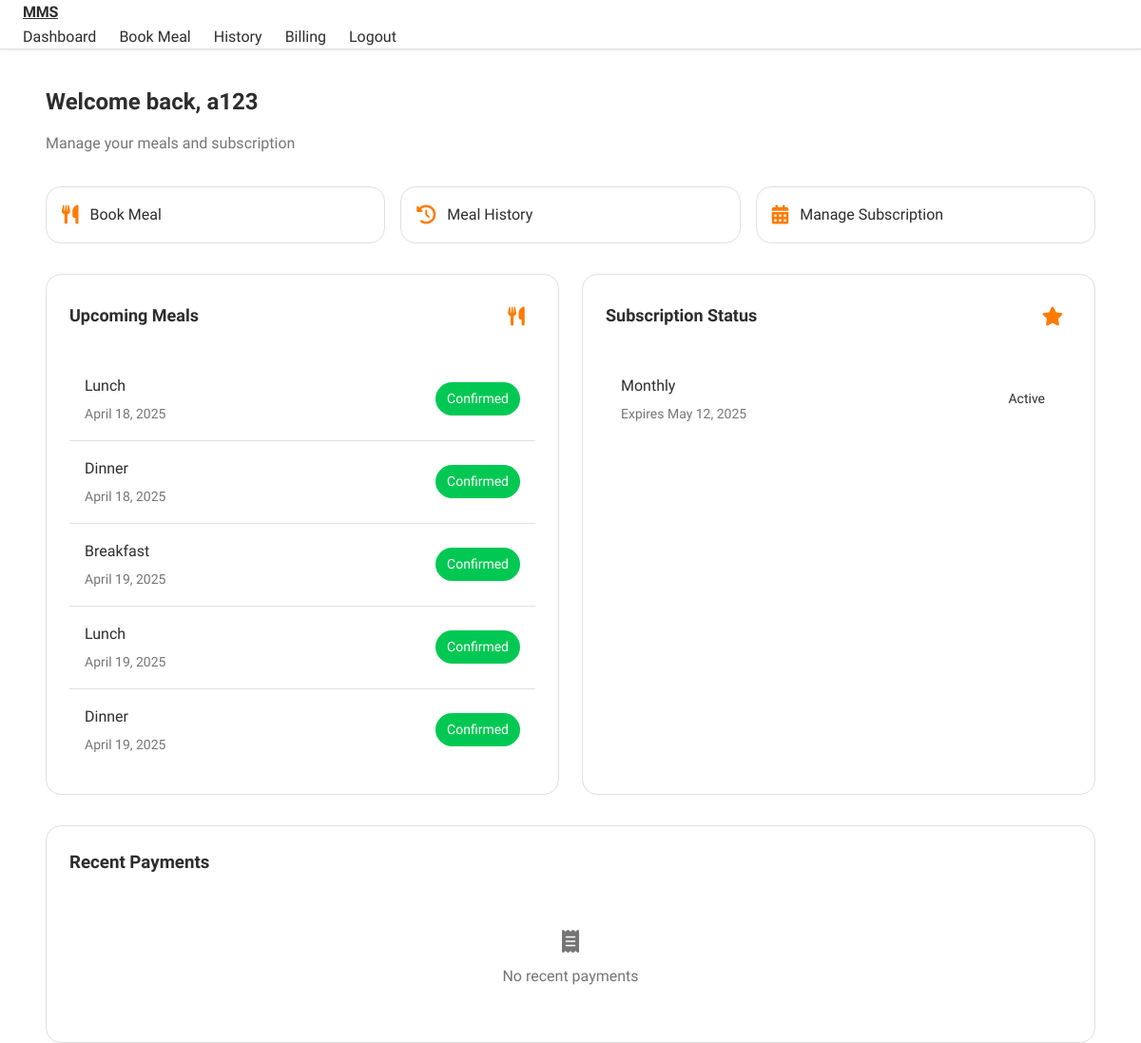
The app's page /dashboard (signed in) with its own data.
### models.py (models this page shows, shortened)
class User(UserMixin, db.Model):
    __tablename__ = 'users'
    id = db.Column(db.Integer, primary_key=True)
    username = db.Column(db.String(80), unique=True, nullable=False)
    email = db.Column(db.String(120), unique=True, nullable=False)
    password_hash = db.Column(db.String(128))
    role = db.Column(db.String(20), default='student')
    created_at = db.Column(db.DateTime, default=datetime.utcnow)
    last_login = db.Column(db.DateTime)
    is_active = db.Column(db.Boolean, default=False)
    email_verified = db.Column(db.Boolean, default=False)
    meals = db.relationship('Meal', backref='user', lazy=True)
    subscriptions = db.relationship('Subscription', backref='user', lazy=True)
    payments = db.relationship('Payment', backref='user', lazy=True)

class Meal(db.Model):
    __tablename__ = 'meals'
    id = db.Column(db.Integer, primary_key=True)
    user_id = db.Column(db.Integer, db.ForeignKey('users.id'), nullable=False)
    meal_type = db.Column(db.String(20), nullable=False)  # breakfast, lunch, dinner
    meal_date = db.Column(db.DateTime, nullable=False)
    status = db.Column(db.String(20), default='pending')  # pending, confirmed, cancelled
    payment_status = db.Column(db.String(20), default='unpaid')  # unpaid, paid, refunded
    dietary_preferences = db.Column(db.String(200))
    created_at = db.Column(db.DateTime, default=datetime.utcnow)
    subscription_id = db.Column(db.Integer, db.ForeignKey('subscriptions.id'), nullable=True)

class Subscription(db.Model):
    __tablename__ = 'subscriptions'
    id = db.Column(db.Integer, primary_key=True)
    user_id = db.Column(db.Integer, db.ForeignKey('users.id'), nullable=False)
    plan_type = db.Column(db.String(20), nullable=False)  # weekly, monthly
    start_date = db.Column(db.DateTime, nullable=False)
    end_date = db.Column(db.DateTime, nullable=False)
    status = db.Column(db.String(20), default='active')  # active, expired, cancelled
    stripe_subscription_id = db.Column(db.String(100), unique=True)
    created_at = db.Column(db.DateTime, default=datetime.utcnow)
    meals = db.relationship('Meal', backref='subscription', lazy=True)

### routes/main.py (the view)
@main_bp.route('/dashboard')
@login_required
def dashboard():
    active_subscription = Subscription.query.filter(
        and_(
            Subscription.user_id == current_user.id,
            Subscription.status == 'active',
            Subscription.end_date > datetime.utcnow()
        )
    ).first()
    upcoming_meals = Meal.query.filter(
        and_(
            Meal.user_id == current_user.id,
            Meal.meal_date > datetime.utcnow(),
            Meal.status != 'cancelled'
        )
    ).order_by(Meal.meal_date).limit(5).all()
    recent_payments = Payment.query.filter_by(user_id=current_user.id)\
        .order_by(Payment.created_at.desc())\
        .limit(5)\
        .all()
    return render_template('main/dashboard.html',
                           subscription=active_subscription,
                           upcoming_meals=upcoming_meals,
                           recent_payments=recent_payments)

### app.py (called while the page is built)
@login_manager.user_loader
def load_user(user_id):
    return User.query.get(int(user_id))

@app.before_request
def before_request():
    if current_user.is_authenticated:
        current_user.last_login = datetime.utcnow()
        db.session.commit()

### templates/main/dashboard.html (shortened to what this page needs)
{% extends "base.html" %}
{% block content %}
<div class="container">
    <div class="dashboard-header">
        <h1 class="dashboard-title">Welcome back, {{ current_user.username }}</h1>
        <p class="dashboard-subtitle">Manage your meals and subscription</p>
    </div>
    <div class="quick-actions">
        <a href="{{ url_for('main.meal_booking') }}" class="action-btn">
            <i class="fas fa-utensils"></i>
            <span>Book Meal</span>
        </a>
        <a href="{{ url_for('main.meal_history') }}" class="action-btn">
            <i class="fas fa-history"></i>
            <span>Meal History</span>
        </a>
        {% if subscription %}
        <a href="#" class="action-btn">
            <i class="fas fa-calendar-alt"></i>
            <span>Manage Subscription</span>
        </a>
        {% else %}
        <a href="{{ url_for('main.meal_booking') }}?type=subscription" class="action-btn">
            <i class="fas fa-star"></i>
            <span>Get Subscription</span>
        </a>
        {% endif %}
    </div>
    <div class="dashboard-grid">
        <div class="dashboard-card">
            <div class="card-header">
                <h2 class="card-title">Upcoming Meals</h2>
                <div class="card-icon">
                    <i class="fas fa-utensils"></i>
                </div>
            </div>
            {% if upcoming_meals %}
            <div class="list-container">
                {% for meal in upcoming_meals %}
                <div class="list-item">
                    <div class="item-info">
                        <span class="item-title">{{ meal.meal_type|title }}</span>
                        <span class="item-subtitle">{{ meal.meal_date.strftime('%B %d, %Y') }}</span>
                    </div>
                    <span class="status-badge status-{{ meal.status }}">{{ meal.status|title }}</span>
                </div>
                {% endfor %}
            </div>
            {% else %}
            <div class="empty-state">
                <i class="fas fa-calendar-xmark"></i>
                <p>No upcoming meals scheduled</p>
            </div>
            {% endif %}
        </div>
        <div class="dashboard-card">
            <div class="card-header">
                <h2 class="card-title">Subscription Status</h2>
                <div class="card-icon">
                    <i class="fas fa-star"></i>
                </div>
            </div>
            {% if subscription %}
            <div class="list-container">
                <div class="list-item">
                    <div class="item-info">
                        <span class="item-title">{{ subscription.plan_type|title }}</span>
                        <span class="item-subtitle">Expires {{ subscription.end_date.strftime('%B %d, %Y') }}</span>
                    </div>
                    <span class="status-badge status-{{ subscription.status }}">{{ subscription.status|title }}</span>
                </div>
            </div>
            {% else %}
            <div class="empty-state">
                <i class="fas fa-ticket"></i>
                <p>No active subscription</p>
                <a href="{{ url_for('main.meal_booking') }}?type=subscription" class="btn btn-primary">Get Started</a>
            </div>
            {% endif %}
        </div>
    </div>
    <div class="dashboard-card">
        <div class="card-header">
            <h3>Recent Payments</h3>
        </div>
        {% if recent_payments %}
        <div class="list">
            {% for payment in recent_payments %}
            <div class="list-item">
                <div class="item-info">
                    <span class="item-title">${{ "%.2f"|format(payment.amount/100) }}</span>
                    <span class="item-subtitle">{{ payment.created_at.strftime('%B %d, %Y') }}</span>
                </div>
                <span class="status-badge status-{{ payment.status }}">{{ payment.status|title }}</span>
            </div>
            {% endfor %}
        </div>
        {% else %}
        <div class="empty-state">
            <i class="fas fa-receipt"></i>
            <p>No recent payments</p>
        </div>
        {% endif %}
    </div>
</div>
{% endblock %}

### static/css/apple.css (style rules this page uses)
:root { --primary-color: #ff7b00; --secondary-color: #4a4a4a; --success-color: #00c853; --danger-color: #ff3d00; --warning-color: #ffa000; --info-color: #00b0ff; --background: #ffffff; --card-background: #ffffff; --text-primary: #2d2d2d; --text-secondary: #757575; --border-color: #e0e0e0; --font-family: 'Inter', -apple-system, BlinkMacSystemFont, sans-serif; --font-size-xs: 0.75rem; --font-size-sm: 0.875rem; --font-size-base: 1rem; --font-size-lg: 1.125rem; --font-size-xl: 1.25rem; --font-size-2xl: 1.5rem; --spacing-xs: 0.375rem; --spacing-sm: 0.75rem; --spacing-md: 1rem; --spacing-lg: 1.5rem; --spacing-xl: 2rem; --nav-height: 64px; --container-max-width: 1280px; --border-radius-sm: 8px; --border-radius-md: 12px; --border-radius-lg: 16px; --border-radius-full: 9999px; }
body { background-color: var(--background); font-family: var(--font-family); -webkit-font-smoothing: antialiased; -moz-osx-font-smoothing: grayscale; line-height: 1.6; color: var(--text-primary); }
.container { max-width: var(--container-max-width); margin: 0 auto; padding: 0 var(--spacing-lg); }
.status-badge { padding: var(--spacing-xs) var(--spacing-sm); border-radius: var(--border-radius-full); font-size: var(--font-size-sm); font-weight: 600; }
.status-confirmed { background: var(--success-color); color: white; }
.list-item { display: flex; justify-content: space-between; align-items: center; padding: var(--spacing-md); border-bottom: 1px solid var(--border-color); transition: background-color 0.2s ease; }
.list-item:last-child { border-bottom: none; }

### templates/base.html (style rules this page uses)
* { margin: 0; padding: 0; box-sizing: border-box; }
body { font-family: 'SF Pro Display', -apple-system, BlinkMacSystemFont, sans-serif; padding-top: calc(var(--nav-height) + var(--spacing-lg)); min-height: 100vh; background: var(--background); color: var(--text-primary); }
.container { max-width: var(--container-max-width); margin: 0 auto; padding: 0 var(--spacing-lg); }

### records on screen
User: username "a123"
Meal: meal_type "Lunch", meal_date "April 18, 2025", status "Confirmed"
Meal: meal_type "Dinner", meal_date "April 18, 2025", status "Confirmed"
Meal: meal_type "Breakfast", meal_date "April 19, 2025", status "Confirmed"
Meal: meal_type "Lunch", meal_date "April 19, 2025", status "Confirmed"
Meal: meal_type "Dinner", meal_date "April 19, 2025", status "Confirmed"
Subscription: plan_type "Monthly", end_date "May 12, 2025", status "Active"
